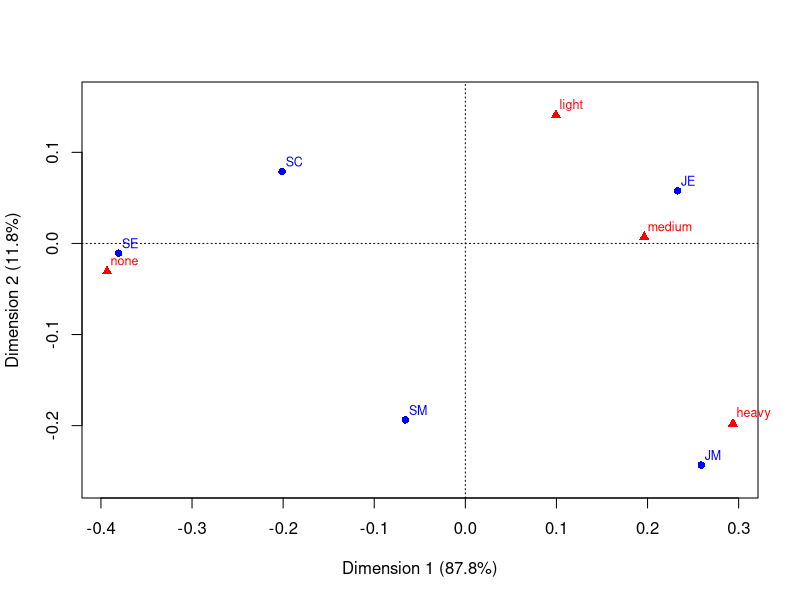
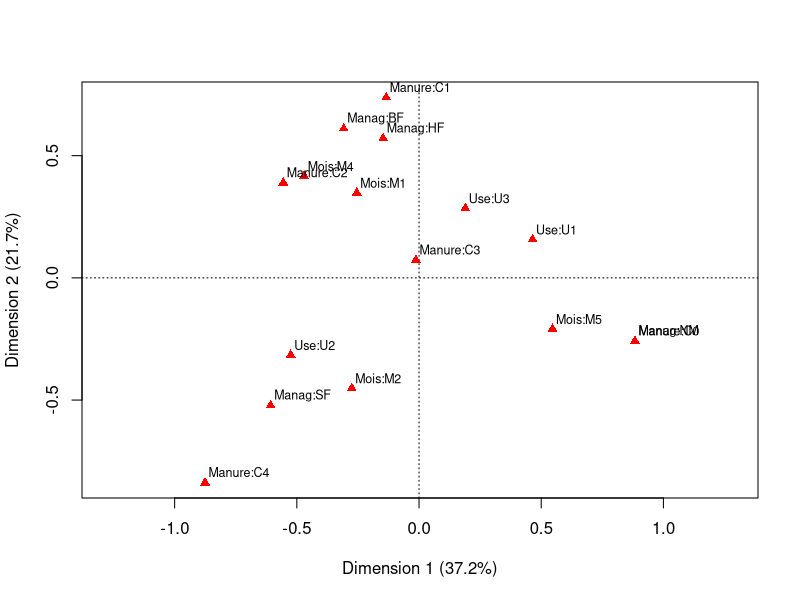
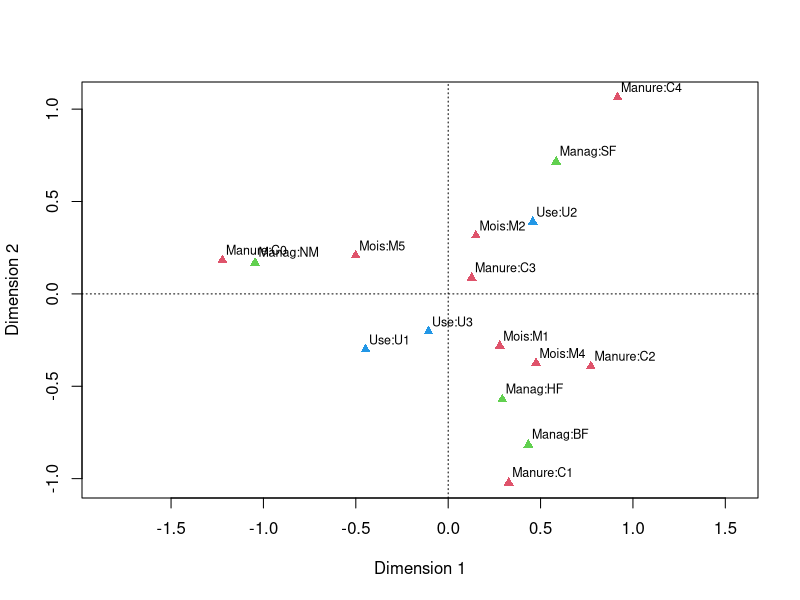

The R source for these figures, in order:

library(ca)

data("smoke")

head(smoke)
summary(smoke)
ca(smoke)

plot( ca(smoke))


library(MASS)
data(farms)
head(farms)
str(farms)
m1 <- mjca(farms)
plot(m1)
# Joint correspondence analysis:

m2 <- mjca(farms, lambda = "JCA")
plot(m2, col = (1:ncol(farms)))

a <- iris[,1:4]
a <-lapply( a, function(x) as.integer( round(x,0)))

b <- lapply( a, function(x) as.factor( as.character(x)) )
b <- as.data.frame(b)
str(b)




aaa <- c(1,2,3,4,5,2,3,4,5,6,7)
str( cut(aaa, quantile(aaa, c(0, .33, .66 ,1 ))))
